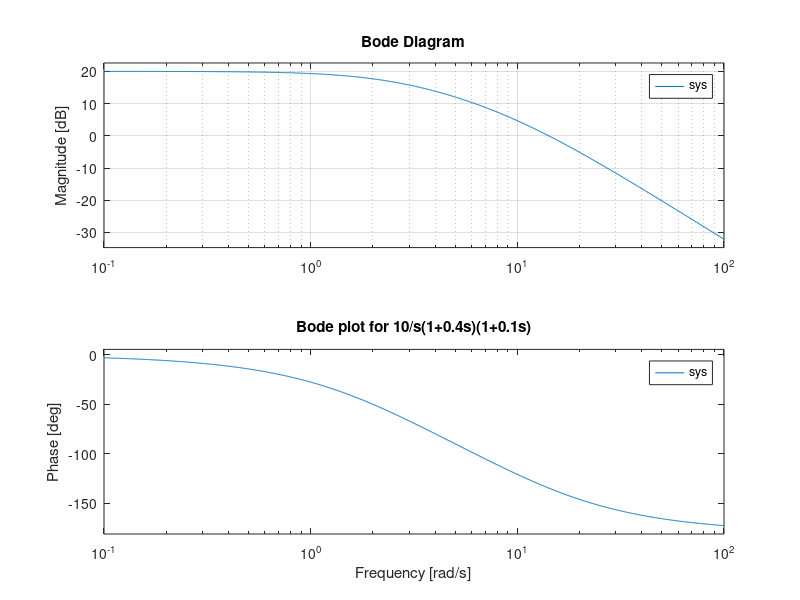
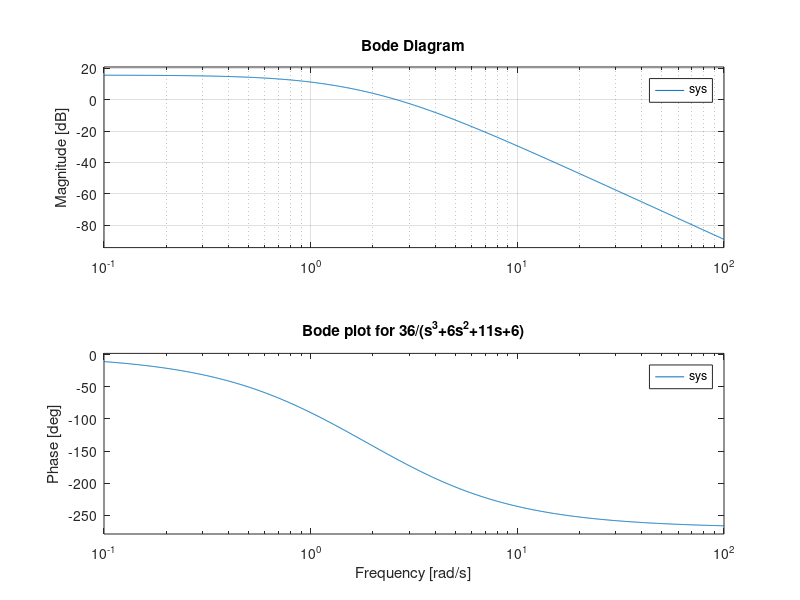

Reproduce these figures in MATLAB, in order.
sys = tf([10],[.04 .5 1]);
figure(1);
bode(sys);
grid;
title("Bode plot for 10/s(1+0.4s)(1+0.1s)")


sys = tf([36],[1 6 11 6]);
figure(2);
bode(sys);
grid;title("Bode plot for 36/(s^3+6s^2+11s+6)")
